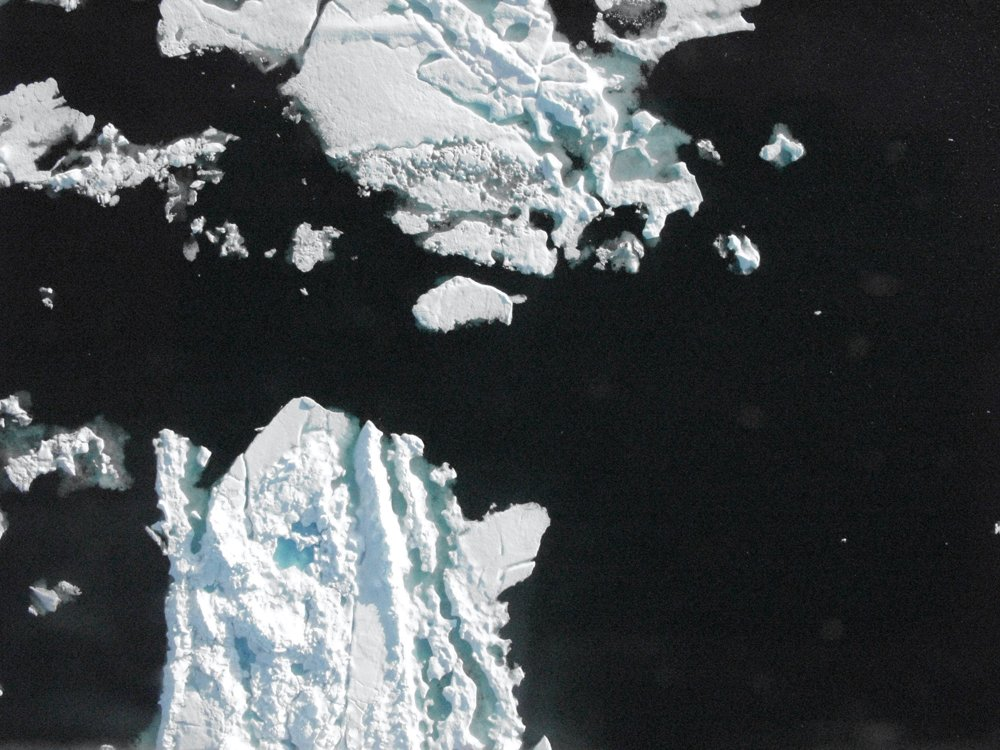
#> input picture Data/072610_00104.jpg, 1000 x 750 px, found by its file name
$ python train_classifier.py --inputDirectory ../../Data   (Python 2 division)   (older library calls are emulated)
#> lines starting #> are read from the running program, lines starting #| are printed output that depends on the picture; after the words box and inside, x2 and y2 are one past the last pixel; in counts of white or black regions, pixels touching at a corner belong together
### core/scripts/segmentUtils.py
# TODO create classifier class
# TODO enable extending classifier with mulitple images
# TODO set params as script args or config file
# TODO take optional list of class names
# TODO annotate interactive plot with instructions + current class
# TODO middle mouse click to undo previous label in interactive plot

import matplotlib
import numpy as np
from skimage import measure
from skimage.segmentation import mark_boundaries

matplotlib.use('TkAgg')
print "Using ", matplotlib.get_backend(), " backend."
import matplotlib.pyplot as plt


def extractSegmentPropertiesRGB(segments, img):
    """Function to extract 6 properties from each segment of a segmented image.

    Returns a numpy array with 6 columns and a row per segment.
    [:,1] : Mean red (r) intensity of segment
    [:,2] : Mean green (g) intensity of segment
    [:,3] : Mean blue (b) intensity of segment
    [:,4] : (b-r)/(b+r)
    [:,5] : (b-g)/(b+g)
    [:,6] : (g-r)/(2b - g -r)

    Parameters
    ----------
    segments : ndarray, shape(M, N)
        The segmented image
    img : ndarray, shape(M, N, 3)
        The RGB image that has been segmented.


    Returns
    -------
    properties : ndarray, shape(6, n)
        A numpy array.
    """

    # Extract feature properties
    # Mean RGB intensities
    props = measure.regionprops(segments, img[:, :, 0], cache=False)
    r = [prop.mean_intensity for prop in props]
    props = measure.regionprops(segments, img[:, :, 1], cache=False)
    g = [prop.mean_intensity for prop in props]
    props = measure.regionprops(segments, img[:, :, 2], cache=False)
    b = [prop.mean_intensity for prop in props]

    # RGB Ratios
    denom = np.add(b, r)
    denom[denom == 0] = 0.05
    Ratio1 = np.divide(np.subtract(b, r), denom)

    denom = np.add(b, g)
    denom[denom == 0] = 0.05
    Ratio2 = np.divide(np.subtract(b, g), denom)

    denom = np.subtract(np.subtract(np.multiply(b, 2), g), r)
    denom[denom == 0] = 0.05
    Ratio3 = np.divide(np.subtract(g, r), denom)

    # Stack properties to array
    properties = np.column_stack((r, g, b, Ratio1, Ratio2, Ratio3))

    return properties


def createTrainingSet(labels, features):
    """Function to create a training set from segment properties after labeling.

    Subsets features to those which are in 'labels' and returns a tuple of properties and corresponding labels.


    Parameters
    ----------
    labels : ndarray, shape(n, 2)
        Each row contains a class label and corresponding segment index
    properties : ndarray, shape(N, 6)
        Each row corresponds to a segment and contains 6 properties of the segment. Ordered by segment index.


    Returns
    -------
    trainingSet,trainingSetClasses : tuple
        A tuple containing a subset of properties (ndarray, shape(n, 6)) and a list of corresponding segment index
    """

    # seperate labels into class and segment index
    trainingSetIndex = [x[0] - 1 for x in labels]
    trainingSetClasses = [x[1] for x in labels]

    # create training set
    trainingSet = features[trainingSetIndex]

    return trainingSet, trainingSetClasses


def trainingSamplesMouse(img, segments, maxClasses=3, iclasses=None):
    """Function to interactively label segments with a class

    This function displays the image and waits for mouse clicks. A left mouse button click will label a segment,
    and display a colored polygon around that segment. A right mouse button click will increment the class.
    Class labels are integers between 1 and maxClasses. Alternatively a list of class names may be passed as iclasses.
    In this case maxClasses is ignored. Returns an array containing the segment index and assigned class label.


    Parameters
    ----------
    img : ndarray, shape(M, N, 3)
        The RGB image that has been segmented.
    segments : ndarray, shape(M, N)
        The segmented image.
    maxClasses: int
        The number of classes which the image will be labeled with.
        Default - 3
    iclasses:
        An (optional) list of class names to label the image with.
        Overrides maxClasses with len(iclasses)


    Returns
    -------
    labels : ndarray, shape(n, 2)
        An array containing segment index and associated class label
    """
    # Globals to get around limitations of 2.7 closures
    global _clickclassi
    global bounded
    global _txt

    # Check for named classes
    if not iclasses:
        iclasses = range(0, maxClasses)
    else:
        maxClasses = len(iclasses)

    # Create list to store output
    labels = []

    # Turn interactive mode off so plot is blocking
    plt.ioff()

    # Copy original image into global
    bounded = img.copy()

    # Set up plot labels and color map
    labelText = "Current class: "
    cm = plt.get_cmap('gist_rainbow')

    # Call back function executed on mouseclick on figure
    # [28 lines left out: function onclick, not called in this run]

    # Set up initial class and image
    _clickclassi = 0
    fig, ax = plt.subplots()
    ax.imshow(img)
    _txt = plt.text(0, -20, labelText + str(iclasses[_clickclassi]))
    # Attach callback function to figure and draw
    cid = fig.canvas.mpl_connect('button_press_event', onclick)
    plt.show(block=True)

    # Returns when figure closed
    return labels

#TODO replace with skimage native map function
# [21 lines left out: function reclassify, not called in this run]


"""Vectorized version of reclassify to apply to np array"""
reclassify = np.vectorize(reclassify, excluded=[1])

### core/scripts/train_classifier.py
"""
Train random forest classifier on multiple images
Usage: python train_classifier_multi.py -d <directory of images> -o <OPTIONAL: directory to save classifier>
e.g. python train_classifier_multi.py -d C:\trainingImages -o c:\trainingImages\classifier

Images should be .jpg

Segments images sequentially and creates interactive window to label segments
Left click to label with current class
Right click to increment current class
Close window to move to next image

Saves trained classifier as fittedforest.p in directory specified by option -o.
If -o not set, saves to inputDirectory
"""

from sklearn.ensemble import RandomForestClassifier
from skimage.segmentation import quickshift
from scipy import misc
from segmentUtils import *
import pickle
import argparse
import os
from datetime import datetime
import ConfigParser

parser = argparse.ArgumentParser(description="Quicksift + random forest image classification")
parser.add_argument("-d", "--inputDirectory", help="Path to images to classify'", required=True)
parser.add_argument("-o", "--outputDirectory", help="Path to store classifier'")

args = parser.parse_args()

config = ConfigParser.ConfigParser()
cf = config.read('ClassifierConfig.ini')
if len(cf)<1:
    print "Configuration file not found. Reverting to defaults."
    qs_kernel_size = 5
    qs_max_dist = 5
    qs_ratio = 0.5
else:
    qs_kernel_size = int(config.get('QuickShift', 'qs_kernel_size'))
    qs_max_dist = int(config.get('QuickShift', 'qs_max_dist'))
    qs_ratio = float(config.get('QuickShift', 'qs_ratio'))
print "Quickshift kernel_size = %s \nQuickshift max_dist = %s \nQuickshift ratio = %s"%(qs_kernel_size, qs_max_dist,qs_ratio )
# # Training Samples parameters
# TSn = 20

# Random forest parameters
RF_n_estimators = 100

validFileExt = (".jpg",".JPG",".tif")

trainDir = args.inputDirectory
images = [file for file in os.listdir(trainDir) if file.endswith(validFileExt)]

if len(images) < 1:
    raise IOError("No supported file formats found")


trainingSet = []
trainingSetClasses = []

for filePath in images:
    print "++++++++++++++++++++++++++++++++++++++++++++++++++++++"
    print "Loading ", filePath
    img = misc.imread(trainDir + "\\" + filePath)[:,:,:3]
#> img is the input picture: shape (750, 1000, 3); mean R, G, B 74.5, 78.8, 81.1
    print "Image loaded. ", img.shape[0], " x ", img.shape[1]
#| Image loaded.  750  x  1000
    print "Segmenting..."
    t1 = datetime.now()
    segments = quickshift(img, kernel_size=qs_kernel_size, max_dist=qs_max_dist, ratio=qs_ratio)
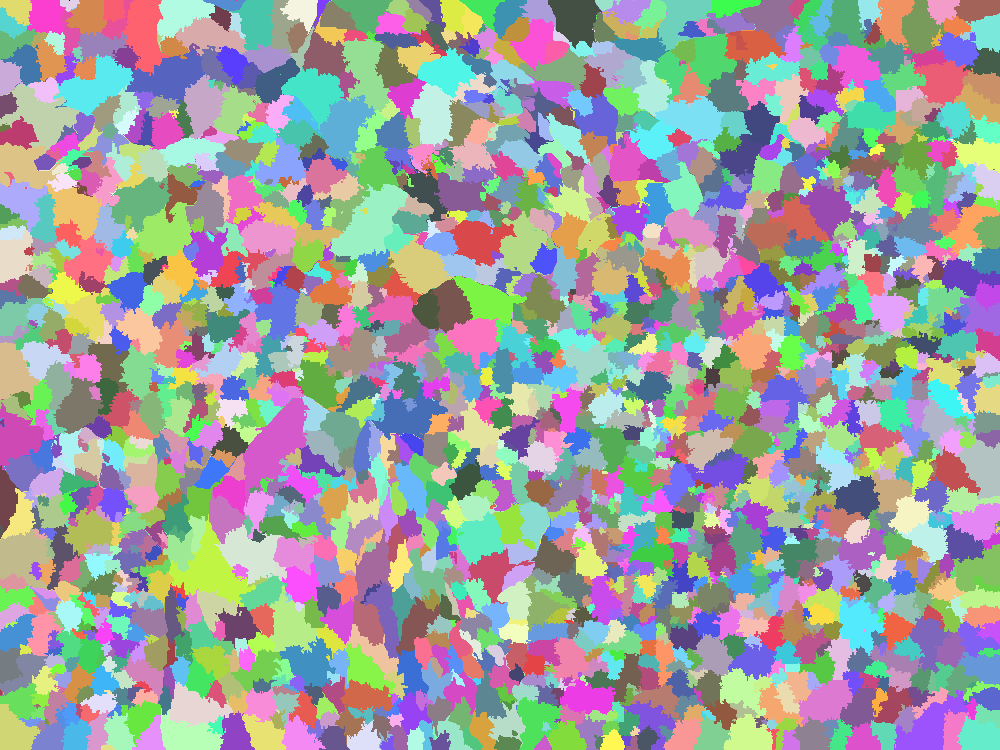
#> segments: shape (750, 1000) int64; 2199 distinct labels, from 0 to 2198; one colour per label, 0 black
    t2 = datetime.now()
    delta = t2 - t1
    seconds = delta.total_seconds()
    m, s = divmod(seconds, 60)
    h, m = divmod(m, 60)
    print "Segmentation complete in %d:%02d:%02d" % (h, m, s)
    print("Quickshift number of segments: %d" % len(np.unique(segments)))
#| Quickshift number of segments: 2199
    features = extractSegmentPropertiesRGB(segments,img)
#> in extractSegmentPropertiesRGB, `props = measure.regionprops(segments, img[:, :, 0], cache=False)`: props = 2198 regions; largest, box (x1, y1, x2, y2) and area: (239, 397, 310, 507) 3263, (329, 184, 408, 260) 3068, (169, 514, 256, 607) 2878, (0, 84, 83, 156) 2388, (53, 54, 134, 116) 2325
#> in extractSegmentPropertiesRGB, `r = [prop.mean_intensity for prop in props]`: r = 2198 values, max 249.6 at index 1609, min 13.5 at index 539, mean 69.61
#> in extractSegmentPropertiesRGB, `g = [prop.mean_intensity for prop in props]`: g = 2198 values, max 250.8 at index 1609, min 18 at index 1644, mean 73.95
#> in extractSegmentPropertiesRGB, `b = [prop.mean_intensity for prop in props]`: b = 2198 values, max 251.2 at index 1609, min 18.83 at index 1756, mean 76.1
#> in extractSegmentPropertiesRGB, `denom = np.add(b, r)`: denom = 2198 values, max 500.8 at index 1609, min 32.37 at index 1756, mean 145.7
#> in extractSegmentPropertiesRGB, `Ratio1 = np.divide(np.subtract(b, r), denom)`: Ratio1 = 2198 values, max 0.294 at index 1923, min -0.0101 at index 1157, mean 0.0686
#> in extractSegmentPropertiesRGB, `denom = np.add(b, g)`: denom = 2198 values, max 502 at index 1609, min 36.94 at index 1756, mean 150
#> in extractSegmentPropertiesRGB, `Ratio2 = np.divide(np.subtract(b, g), denom)`: Ratio2 = 2198 values, max 0.107 at index 138, min -0.0224 at index 1984, mean 0.0224
#> in extractSegmentPropertiesRGB, `denom = np.subtract(np.subtract(np.multiply(b, 2), g), r)`: denom = 2198 values, max 93.8 at index 1923, min -5 at index 514, mean 8.64
#> in extractSegmentPropertiesRGB, `Ratio3 = np.divide(np.subtract(g, r), denom)`: Ratio3 = 2198 values, max 47.8 at index 1984, min -15.57 at index 181, mean 0.636
#> in extractSegmentPropertiesRGB, `properties = np.column_stack((r, g, b, Ratio1, Ratio2, Ratio3))`: properties = 2198 rows, first 6: [147.5, 161.5, 162.5, 0.0484, 0.00309, 0.875], [211, 212, 214, 0.00706, 0.00469, 0.2], [133, 134, 136, 0.0112, 0.00741, 0.2], [174.4, 177.2, 180.5, 0.017, 0.00919, 0.295], [202.1, 203.1, 205.1, 0.00737, 0.0049, 0.2], [115.2, 121.5, 123, 0.033, 0.00648, 0.664]
#> features has the same summary as properties in extractSegmentPropertiesRGB
    # Interactively label image
    labels = trainingSamplesMouse(img,segments,maxClasses=5)
#> labels = []
    # Create trainingset
    trainingSet_, trainingSetClasses_ = createTrainingSet(labels,features)
#> in createTrainingSet, `trainingSet = features[trainingSetIndex]`: trainingSet = empty array
#> trainingSet_ = empty array; trainingSetClasses_ = []
    if len(trainingSet) > 0:
        trainingSet = np.row_stack((trainingSet,trainingSet_))
        trainingSetClasses = trainingSetClasses + trainingSetClasses_
    else:
        trainingSet = trainingSet_
#> trainingSet = empty array
        trainingSetClasses = trainingSetClasses_
#> trainingSetClasses = []

forest = RandomForestClassifier(n_estimators = RF_n_estimators)
#> (the run stopped early here; a loop or call above may not have finished)
